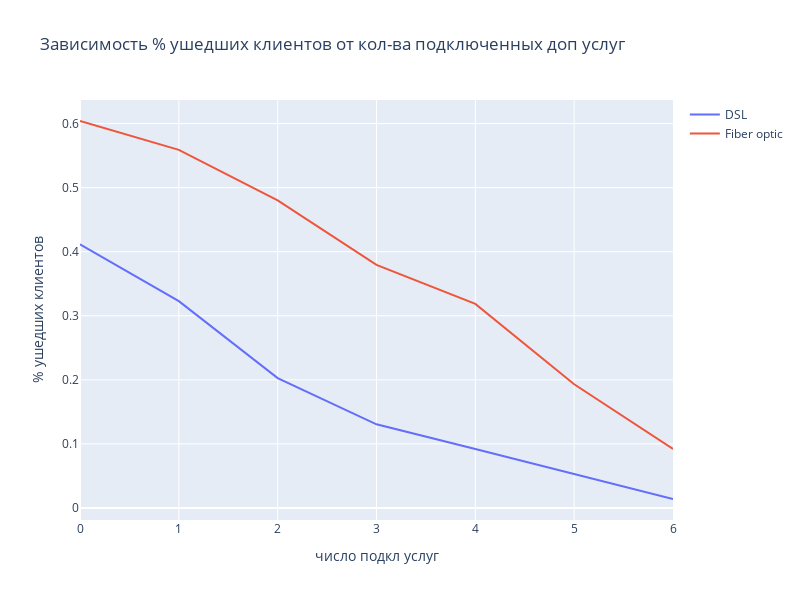

Source (notebook cell):
### Code cell
fig = go.Figure()

#  каждую из линий добавляем отдельно на график
fig.add_trace(go.Scatter(x=table.query('InternetService=="DSL"')['N_services'],
                         y=table.query('InternetService=="DSL"')['Churn_flg'],
                    mode='lines',
                    name='DSL'))

fig.add_trace(go.Scatter(x=table.query('InternetService=="Fiber optic"')['N_services'], 
                         y=table.query('InternetService=="Fiber optic"')['Churn_flg'],
                    mode='lines',
                    name='Fiber optic'))
fig.update_layout(
    width=800, # задаем размер графика
    height=600,
    title='Зависимость % ушедших клиентов от кол-ва подключенных доп услуг',
    xaxis_title='число подкл услуг',
    yaxis_title='% ушедших клиентов'
)
fig.show()

### Figure 1 — Plotly figure (JSON) as saved in the notebook; plotly's stock layout.template omitted (floating-point values rounded to 4 significant figures)
{"data": [{"mode": "lines", "name": "DSL", "type": "scatter", "x": [0, 1, 2, 3, 4, 5, 6], "y": [0.4116, 0.3229, 0.2026, 0.1305, 0.09192, 0.05338, 0.01399]}, {"mode": "lines", "name": "Fiber optic", "type": "scatter", "x": [0, 1, 2, 3, 4, 5, 6], "y": [0.604, 0.559, 0.4801, 0.3795, 0.3185, 0.1931, 0.0922]}], "layout": {"height": 600, "title": {"text": "Зависимость % ушедших клиентов от кол-ва подключенных доп услуг"}, "width": 800, "xaxis": {"title": {"text": "число подкл услуг"}}, "yaxis": {"title": {"text": "% ушедших клиентов"}}}}
